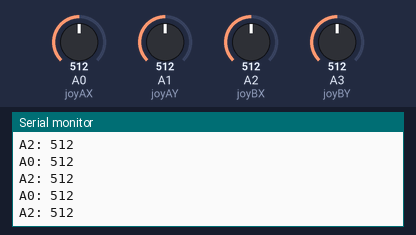
Simulated run of this sketch. Board: Arduino Uno, built with avr-gcc and run on an emulated ATmega328P. On the bench: the last lines printed to the serial monitor. The inputs (shaded band) are chosen by the test bench; at power-on: A0 (joyAX) = 512, A1 (joyAY) = 512, A2 (joyBX) = 512, A3 (joyBY) = 512. No radio packets arrive unless stated.

Above: at 1.2 s.
1.3 s: A0 (joyAX) set to 107
At 2.3 s:
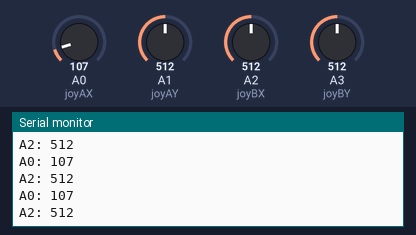
2.8 s: A0 (joyAX) set to 91
At 3.3 s:
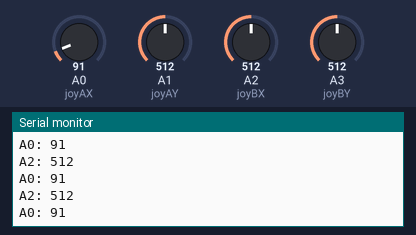
Timing chart, 0 to 5.8 s (numbered marks = the images above; inputs shaded):
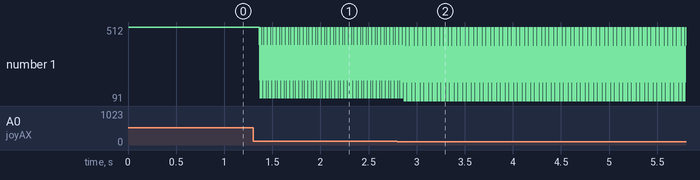

The sketch:

remote-controller.ino
```cpp
#include <SPI.h>
#include <nRF24L01.h>
#include <RF24.h>

const uint64_t pipeOut = 0xE9E8F0F0E1LL;

RF24 radio(7,8);

struct Signal{
  byte lthrottle;
  byte rthrottle;
};

Signal data;

#define joyAX A0
#define joyAY A1
#define joyBX A2
#define joyBY A3

void ResetData()
{
  data.lthrottle = 43;
  data.rthrottle = 45;

}
void setup() {
  Serial.begin(9600);
  radio.begin();
  radio.openWritingPipe(pipeOut);
  radio.stopListening();
//  ResetData();

}

void loop() {
  // put your main code here, to run repeatedly:
  int axValue = analogRead(joyAX);
  int ayValue = analogRead(joyAY);
  int bxValue = analogRead(joyBX);
  int byValue = analogRead(joyBY);

  //print the values with to plot or view
  Serial.print("A0: ");
  Serial.println(axValue);
  Serial.print("A2: ");
  Serial.println(bxValue);
  /*
  Serial.print("A0: ");
  Serial.print(axValue);
  Serial.print("\t");
  Serial.print("A1: ");
  Serial.println(ayValue);
  Serial.print("A2: ");
  Serial.print(bxValue);
  Serial.print("\t");
  Serial.print("A3: ");
  Serial.println(byValue);
  Serial.println(" ");
  */
  data.lthrottle = map(axValue,0,1023,0,90);
  data.rthrottle = map(bxValue,0,1023,0,90);

//  Serial.println(data.lthrottle);/
//  Serial.println(data.rthrottle);/
  radio.write(&data,sizeof(Signal));
}
```

Measured:
- after the input at 1.3 s, the serial monitor: prints a new line after 0.07 s (image 1)
- after the input at 2.8 s, the serial monitor: prints a new line after 0.07 s (image 2)
- plotted number 1: 512 → 107 after the input at 1.3 s
